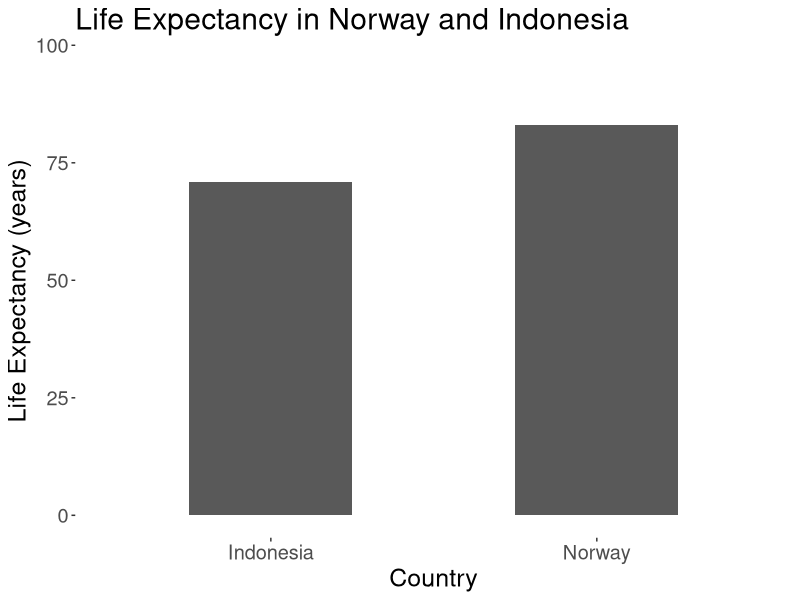
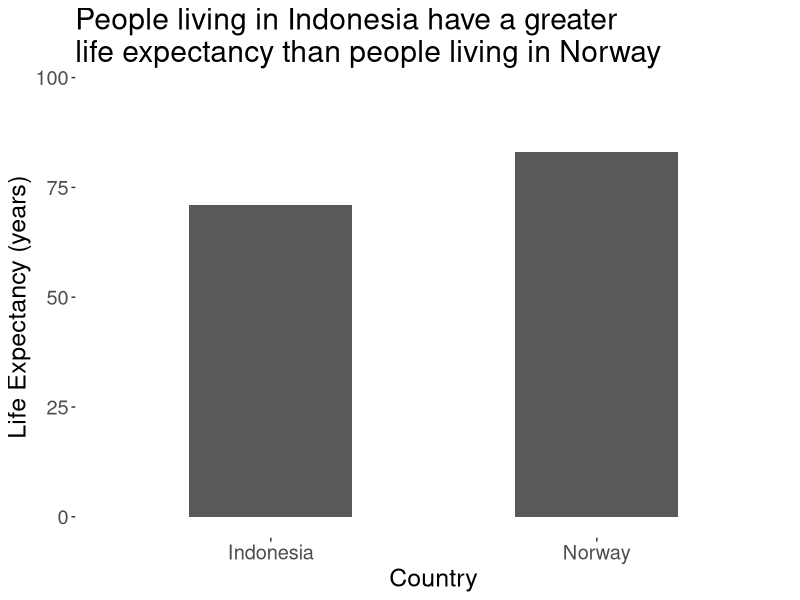
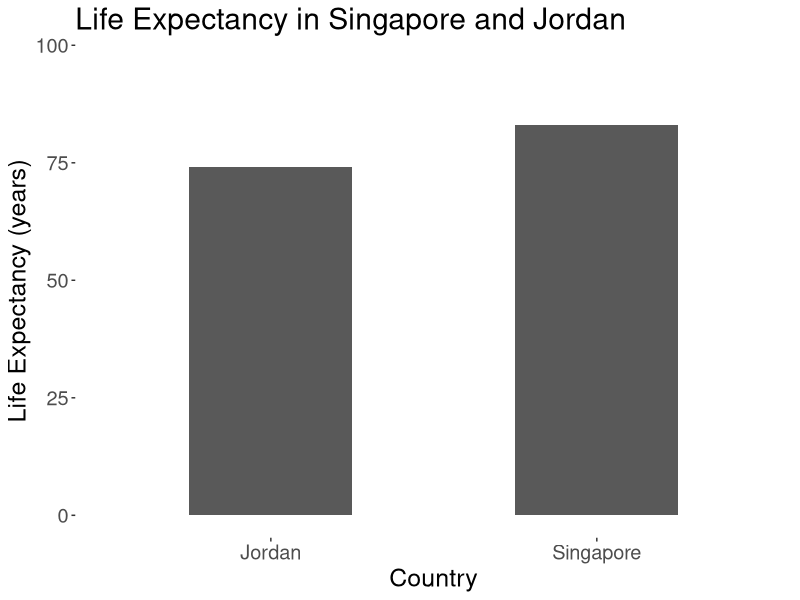
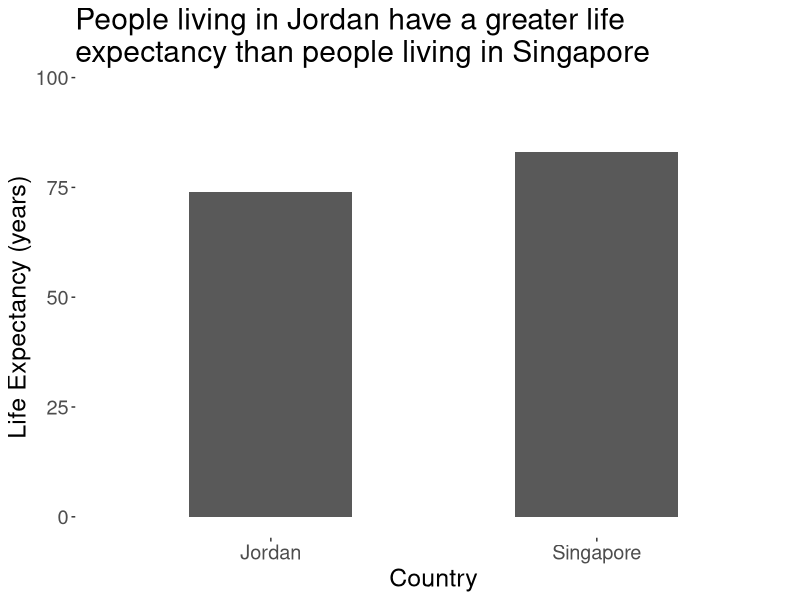
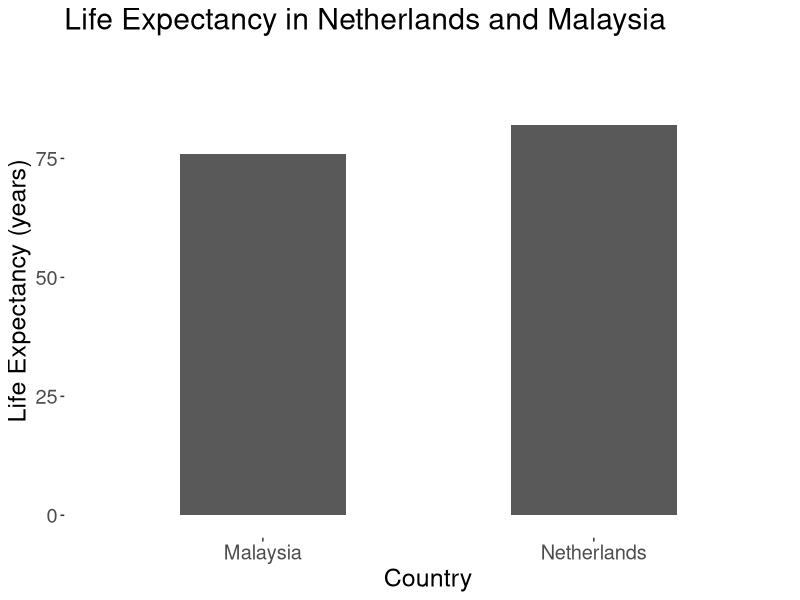
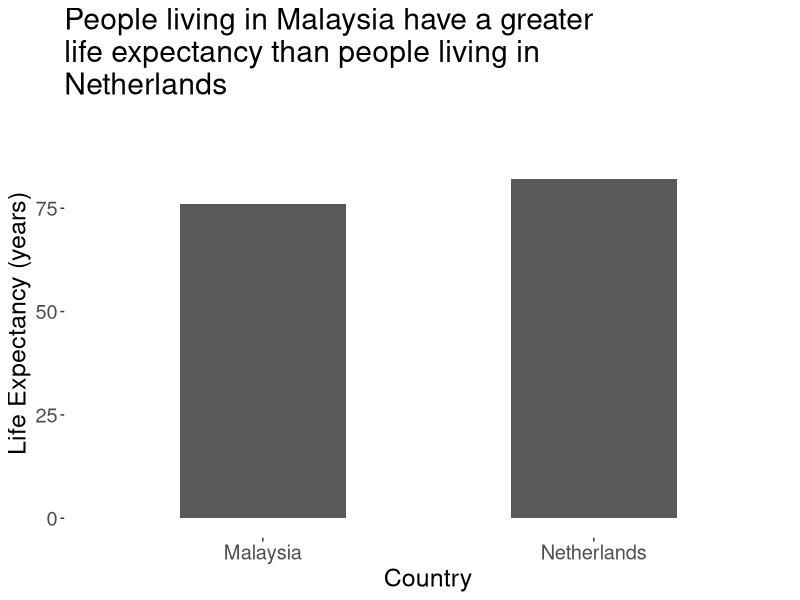
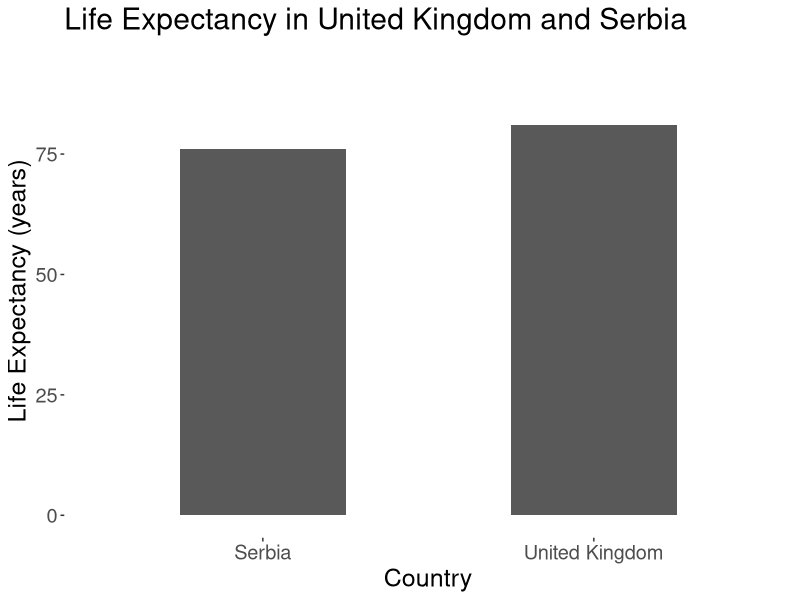
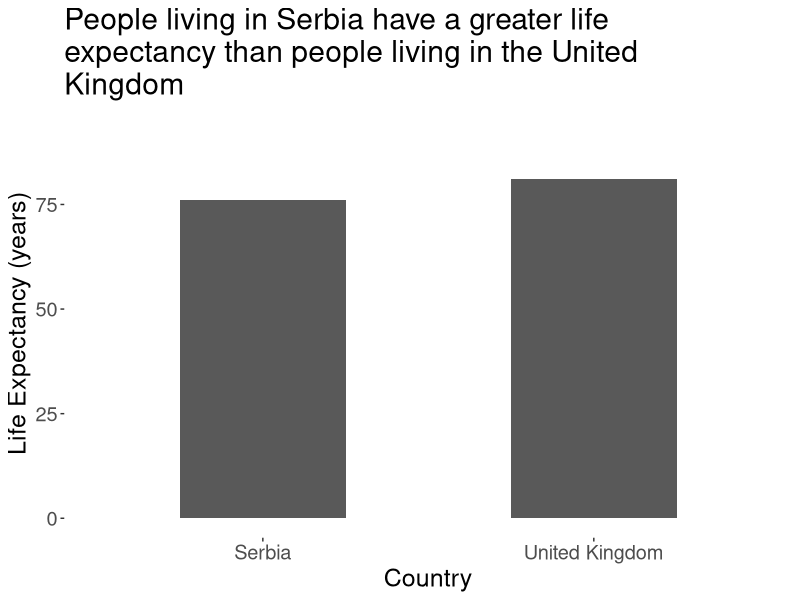

Write the R code that produced these figures, in order. (Note: this script raises an error after producing the figures.)
library(tidyverse)

# the following function takes the parameters of a dataset and uses them to 
# build a dataframe. 
create_df <- function(my_df){
  set.seed(1234)
  y <- c(my_df$gp1_pop_mean, my_df$gp2_pop_mean)
  x <- c(my_df$gp1_label, my_df$gp2_label)
  df <- as_tibble(cbind(y, x)) %>%
    mutate(y = as.double(y)) %>%
    mutate(x = as.factor(x))
}

# creating a wrapper function to wrap the title text
wrapper <- function(x, ...) 
{
  paste(strwrap(x, ...), collapse = "\n")
}

# the following function takes a tibble, a label for the x-axis, a label for 
# the y-axis, and a title and constructs a bar graph
# geom_point with alpha 0 is used to extend the y axis 1.15x the height of the tallest bar
my_bar_graph <- function(df, labx, laby, title) {
  df %>%
    ggplot(aes(x = x, y = y)) +
    geom_point(aes(x = x, y = 1.15*y), alpha = 0) +
    stat_summary(geom = "col", fun.y = mean, width = 0.5) +
    labs(x = labx, y = laby, title = title) +
    theme(text = element_text(size = 18),
          panel.grid = element_blank()) +
    expand_limits(y = 0) +
    ggtitle(wrapper(title, width = 45)) +
    theme(panel.background = element_rect(fill = "white"))
}

# the following functions take a graph and saves it in the graphs folder

save_neutral_graph <- function(current_graph){
  ggsave(paste0("graphs/graph_neutral_", index, ".jpg"), current_graph)
}  

save_neg_slant_graph <- function(current_graph){
  ggsave(paste0("graphs/graph_neg_slant_", index, ".jpg"), current_graph)
}  

# MAIN CODE ####
# this reads in the .csv file that contains the parameters of the graphs to be
# generated
my_graphs <- read_csv("graphs_book.csv")

# this loops through the my_graphs which contains the paramters of the 
# graphs to be generated.  It runs once per each unique graph_id 

# build bar graphs
for(index in my_graphs$graph_id) {
  
  build_this_one <- my_graphs %>%
    filter(graph_id == index) %>%
    create_df() 
  
  my_bar_graph(build_this_one, 
               my_graphs[my_graphs$graph_id == index,]$x_label, 
               my_graphs[my_graphs$graph_id == index,]$y_label, 
               my_graphs[my_graphs$graph_id == index,]$neutral_title) %>%
    save_neutral_graph()
  
  my_bar_graph(build_this_one, 
              my_graphs[my_graphs$graph_id == index,]$x_label, 
              my_graphs[my_graphs$graph_id == index,]$y_label, 
              my_graphs[my_graphs$graph_id == index,]$neg_slant_title) %>%
    save_neg_slant_graph()
}

